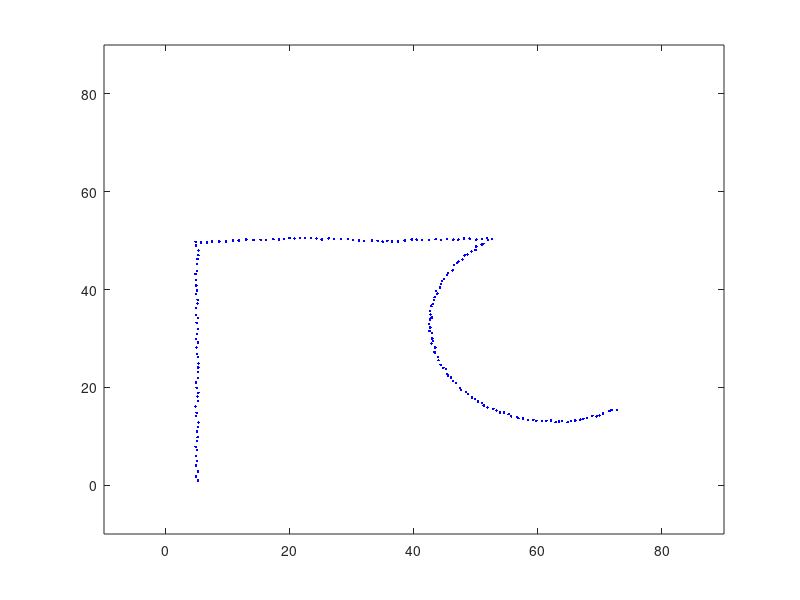

This figure's MATLAB source: (Note: this script raises an error after producing the figure.)
clear;
clc;
%% Case 1
x = [];
y = [];

noise_mag = 0.5;
% Create horizontal line
for i = 1:50
    new_x = 5 + noise_mag*(rand - 0.5);
    new_y = i + noise_mag*(rand - 0.5);
    x = [x, new_x];
    y = [y, new_y];
end

% Create vertical line
for i = 1:50
    new_x = x(end) + 1 + noise_mag*(rand - 0.5);
    new_y = y(end) + noise_mag*(rand - 0.5);
    x = [x, new_x];
    y = [y, new_y];
end

% Create circle
r = 20;
x_c = x(end) + r * cos(pi/3);
y_c = y(end) - r * sin(pi/3);
for i = 1:90
    new_x = x_c + r*cos(pi/180*i*2 + 2*pi/3) + noise_mag*(rand - 0.5);
    new_y = y_c + r*sin(pi/180*i*2 + 2*pi/3) + noise_mag*(rand - 0.5);
    x = [x, new_x];
    y = [y, new_y];
end

plot(x,y,'b.'); hold on;
axis([-10,90,-10,90]);

%% Algorithm
d_threshold = 1;
left_seg = {};
right_seg = {};
for i = 1 : length(x)
    % Given Point
    x_left  = x(1 : i);
    y_left  = y(1 : i);
    x_right = x(i : end);
    y_right = y(i : end);
    
    d_sum = 0;
    for L = 1 : length(x_left) - 1
        
        d = cal_dist( x_left(end - L) , y_left(end - L) , x_left(end) , y_left(end) );
        d_sum  = d_sum + cal_dist( x_left(end - L) , y_left(end - L) , x_left(end - L + 1) , y_left(end - L + 1) );
        
        if (d_sum - d) > d_threshold
            
            data_cell = { x_left(end - L +1 : end) , y_left(end - L +1 : end) };
            left_seg = cat(1, left_seg, data_cell);
            
            break;
        end
    end

    
    d_sum = 0;
    for R = 1 : length(x_right) - 1
        
        d = cal_dist( x_right(1) , y_right(1) , x_right(R+1) , y_right(R+1) );
        d_sum  = d_sum + cal_dist( x_right(R) , y_right(R) , x_right(R+1) , y_right(R+1) );
        
        if (d_sum - d) > d_threshold

            data_cell = { x_right(1 : R) , y_right(1 : R) };
            right_seg = cat(1, right_seg, data_cell);

            break;
        end
    end
    
end

x = left_seg{1,1};
y = left_seg{1,2};

plot(x,y,'r.');










